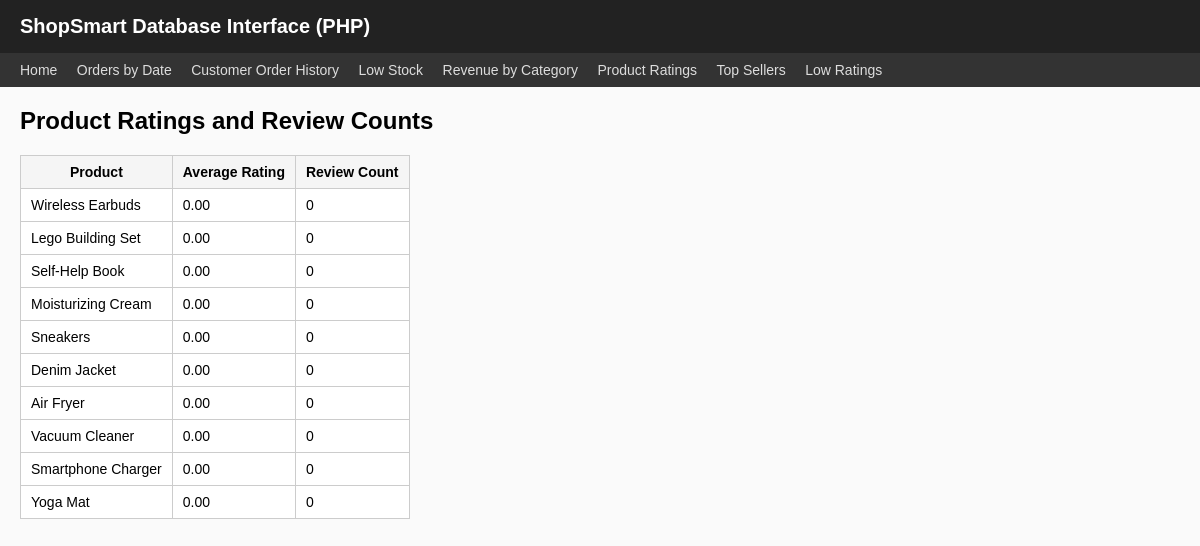
Page /php/product_ratings.php on the committed database.
### tables this page shows
CREATE TABLE `Product` (
  `product_id` int(11) NOT NULL,
  `category_id` int(11) NOT NULL,
  `name` varchar(150) NOT NULL,
  `price` decimal(10,2) NOT NULL CHECK (`price` > 0),
  `avg_rating` decimal(3,2) NOT NULL DEFAULT 0.00,
  `review_count` int(11) NOT NULL DEFAULT 0 CHECK (`review_count` >= 0),
  `description` text DEFAULT NULL,
  `sku` varchar(64) DEFAULT NULL
);

### php/product_ratings.php (the view)
<?php
include("db.php");
include("header.php");
?>
<h2>Product Ratings and Review Counts</h2>
<?php
$sql = "
    SELECT
        name,
        avg_rating,
        review_count
    FROM Product
    ORDER BY avg_rating DESC, review_count DESC;
";
$result = $conn->query($sql);
if ($result && $result->num_rows > 0) {
    echo "<table>";
    echo "<tr>
            <th>Product</th>
            <th>Average Rating</th>
            <th>Review Count</th>
          </tr>";
    while ($row = $result->fetch_assoc()) {
        echo "<tr>
                <td>" . htmlspecialchars($row['name']) . "</td>
                <td>" . htmlspecialchars($row['avg_rating']) . "</td>
                <td>" . htmlspecialchars($row['review_count']) . "</td>
              </tr>";
    }
    echo "</table>";
} else {
    echo "<p>No products found.</p>";
}
?>
<?php
include("footer.php");
?>

### php/header.php (shortened to what this page needs)
<!DOCTYPE html>
<html>
<head>
</head>
<body>
<header>
    <h1>ShopSmart Database Interface (PHP)</h1>
</header>
<nav>
    <a href="index.php">Home</a>
    <a href="orders_by_date.php">Orders by Date</a>
    <a href="customer_order_history.php">Customer Order History</a>
    <a href="low_stock.php">Low Stock</a>
    <a href="revenue_by_category.php">Revenue by Category</a>
    <a href="product_ratings.php">Product Ratings</a>
    <a href="top_sellers.php">Top Sellers</a>
    <a href="low_ratings.php">Low Ratings</a>
</nav>
<div class="container">

### php/footer.php (shortened to what this page needs)
</div>
</body>
</html>

### php/header.php (style rules this page uses)
body { font-family: Arial, sans-serif; margin: 0; padding: 0 0 40px 0; background-color: #fafafa; }
header { background-color: #222; color: #fff; padding: 15px 20px; }
header h1 { margin: 0; font-size: 20px; }
nav { background-color: #333; padding: 8px 20px; }
nav a { color: #ddd; margin-right: 15px; text-decoration: none; font-size: 14px; }
.container { padding: 20px; }
h2 { margin-top: 0; }
table { border-collapse: collapse; margin-top: 15px; background-color: #fff; }
table th, table td { padding: 8px 10px; border: 1px solid #ccc; font-size: 14px; }
table th { background-color: #f5f5f5; }

### rows in the picture
product: name "Wireless Earbuds", avg_rating "0.00", review_count "0"
product: name "Lego Building Set", avg_rating "0.00", review_count "0"
product: name "Self-Help Book", avg_rating "0.00", review_count "0"
product: name "Moisturizing Cream", avg_rating "0.00", review_count "0"
product: name "Sneakers", avg_rating "0.00", review_count "0"
product: name "Denim Jacket", avg_rating "0.00", review_count "0"
product: name "Air Fryer", avg_rating "0.00", review_count "0"
product: name "Vacuum Cleaner", avg_rating "0.00", review_count "0"
product: name "Smartphone Charger", avg_rating "0.00", review_count "0"
product: name "Yoga Mat", avg_rating "0.00", review_count "0"
